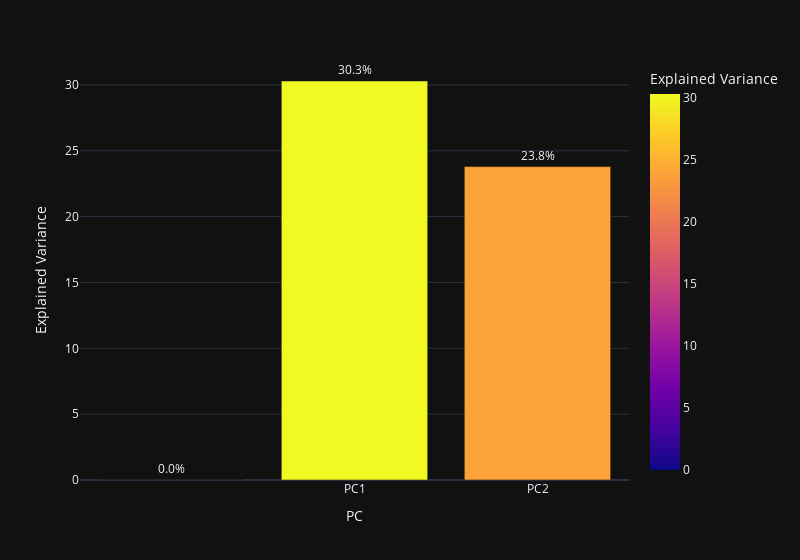

Here is the notebook cell this chart was saved with:
### Markdown cell above
###  6.2.5. Scree Plot explained variance with plotly

### Code cell
fig = px.bar(df_explained_variance, 
             x='PC', y='Explained Variance',
             color='Explained Variance',
             template = 'plotly_dark',
             text=[f'{i}%' for i in explained_variance],
             width=800)

fig.update_traces(textposition='outside')

fig.show()

### Figure 1 — Plotly figure (JSON) as saved in the notebook; plotly's stock layout.template omitted (floating-point values rounded to 4 significant figures)
{"data": [{"alignmentgroup": "True", "hovertemplate": "PC=%{x}<br>Explained Variance=%{marker.color}<br>text=%{text}<extra></extra>", "legendgroup": "", "marker": {"color": [0, 30.3, 23.8], "coloraxis": "coloraxis"}, "name": "", "offsetgroup": "", "orientation": "v", "showlegend": false, "text": ["0.0%", "30.3%", "23.8%"], "textposition": "outside", "type": "bar", "x": ["", "PC1", "PC2"], "xaxis": "x", "y": [0, 30.3, 23.8], "yaxis": "y"}], "layout": {"barmode": "relative", "coloraxis": {"colorbar": {"title": {"text": "Explained Variance"}}, "colorscale": [[0, "#0d0887"], [0.1111, "#46039f"], [0.2222, "#7201a8"], [0.3333, "#9c179e"], [0.4444, "#bd3786"], [0.5556, "#d8576b"], [0.6667, "#ed7953"], [0.7778, "#fb9f3a"], [0.8889, "#fdca26"], [1, "#f0f921"]]}, "legend": {"tracegroupgap": 0}, "margin": {"t": 60}, "width": 800, "xaxis": {"anchor": "y", "domain": [0, 1], "title": {"text": "PC"}}, "yaxis": {"anchor": "x", "domain": [0, 1], "title": {"text": "Explained Variance"}}}}
